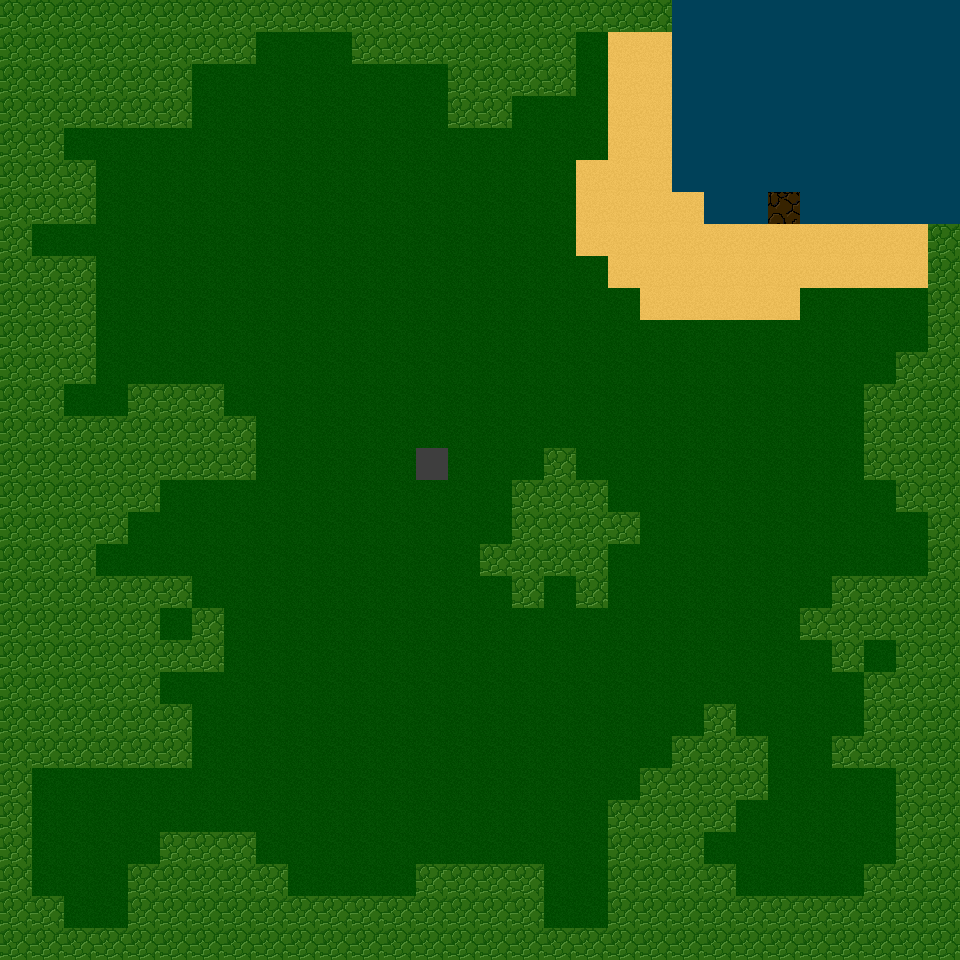

A level layout from a 2D game, rendered from its tile map. Below: a short description, then the map file with tile-grid data replaced by summaries:
An orthogonal 30x30 tile map with 32x32 px tiles, 1 tile layer (base).

<map version="1.0" orientation="orthogonal" width="30" height="30" tilewidth="32" tileheight="32">
 <tileset firstgid="1" name="tiles" tilewidth="32" tileheight="32">
  <image source="tiles.png" width="320" height="320" />
 </tileset>
 <layer name="base" width="30" height="30">
  <data>[900 cells, 900 non-empty, 6 distinct tile ids]</data>
 </layer>
</map>
